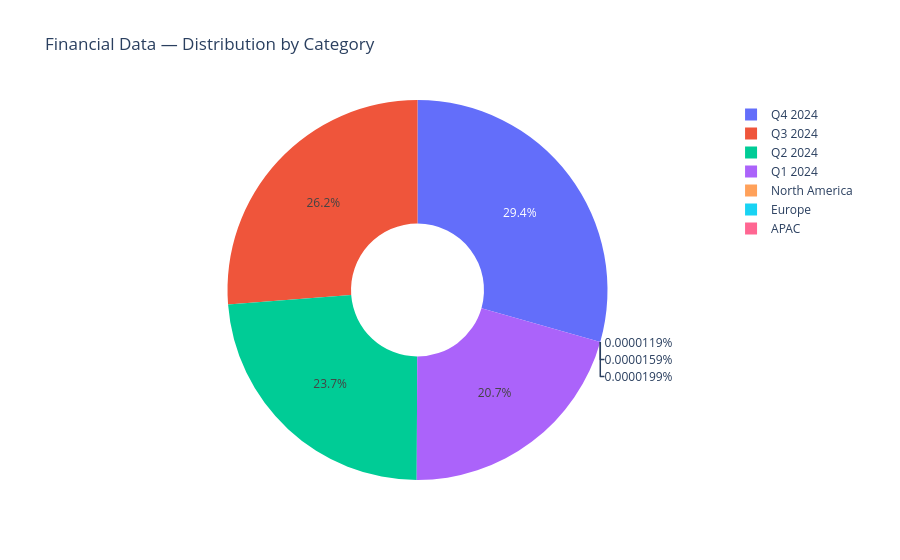

This figure's notebook cell:
### Code cell
cat_totals = df.groupby("category")["value"].sum().reset_index()

fig = px.pie(
    cat_totals, values="value", names="category",
    title=f"{result.title} — Distribution by Category",
    hole=0.35
)
fig.show()

### Figure 1 — Plotly figure (JSON) as saved in the notebook; plotly's stock layout.template omitted (floating-point values rounded to 4 significant figures)
{"data": [{"domain": {"x": [0.0, 1.0], "y": [0.0, 1.0]}, "hole": 0.35, "hovertemplate": "category=%{label}<br>value=%{value}<extra></extra>", "labels": ["APAC", "Europe", "North America", "Q1 2024", "Q2 2024", "Q3 2024", "Q4 2024"], "legendgroup": "", "name": "", "showlegend": true, "type": "pie", "values": [9.0, 12.0, 15.0, 15600000.0, 17900000.0, 19800000.0, 22200000.0]}], "layout": {"legend": {"tracegroupgap": 0}, "title": {"text": "Financial Data — Distribution by Category"}}}
